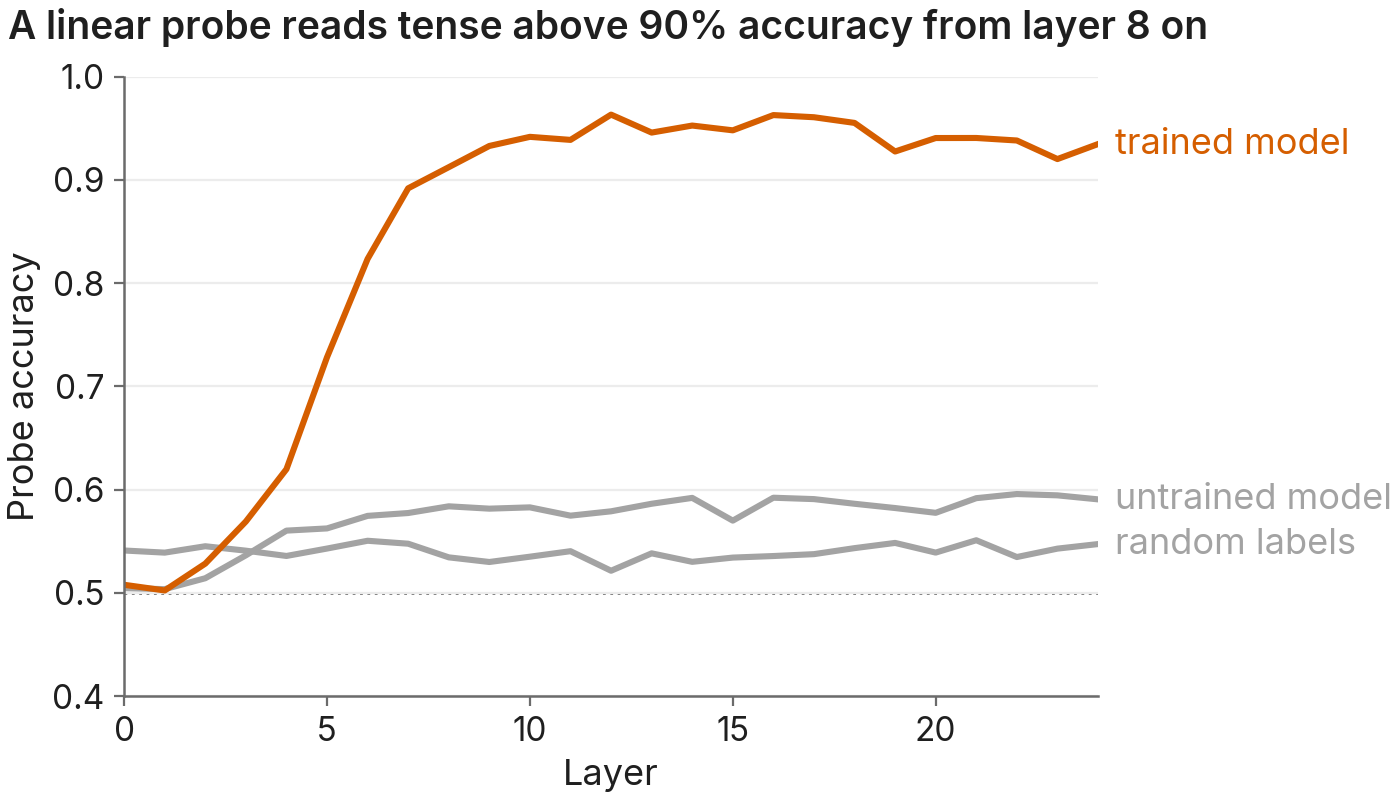

Source code (Python):
"""Line plot: one series highlighted, the rest grey, names at the line ends.

Answers: How does a measure change over training, or across layers?
Shows: line plot with names at the line ends: probe accuracy by layer, against two controls
Claim: a linear probe reads the sentence's tense from the residual stream from layer 8 on; the controls
stay near chance.
Caption: **A linear probe reads tense above 90% accuracy from layer 8 on, and both controls stay near chance.**
Accuracy of a logistic-regression probe for past against present tense, trained on 2,000 sentences and tested on 500
held-out ones, at each layer of a 24-layer model. The control task uses random labels; the untrained model has the
same architecture with random weights. The dotted line is chance. Made-up data, drawn to show the style.
"""
import sys
from pathlib import Path

import matplotlib.pyplot as plt
import numpy as np

HERE = Path(__file__).resolve().parent
sys.path.insert(0, str(HERE.parent))  # the skill's directory, which holds figkit.py
import figkit as fk

rng = np.random.default_rng(0)
layer = np.arange(25)
trained = 0.5 + 0.45 / (1 + np.exp(-(layer - 5) * 0.9)) - 0.03 * np.clip(layer - 18, 0, None) / 6
curves = {
    "random labels": (0.5 + 0.04 * np.ones_like(layer, dtype=float), fk.GREY),
    "untrained model": (0.5 + 0.08 / (1 + np.exp(-(layer - 3))), fk.GREY),
    "trained model": (trained, fk.ACCENT),
}
fk.use()
fig, ax = plt.subplots()
for name, (y, color) in curves.items():
    y = np.clip(y + rng.normal(0, 0.008, len(layer)), 0, 1)
    ax.plot(layer, y, color=color, label=name)
    if name == "trained model":
        first = int(layer[np.argmax(y > 0.9)])  # the first layer above 90%
ax.axhline(0.5, color=fk.MUTED, lw=1, ls=":", zorder=0)
ax.set(xlabel="Layer", ylabel="Probe accuracy", ylim=(0.4, 1), xlim=(0, 24))
fk.label_lines(ax)
fk.title(fig, f"A linear probe reads tense above 90% accuracy from layer {first} on")
fk.save(fig, HERE / "line_direct_labels.png")
